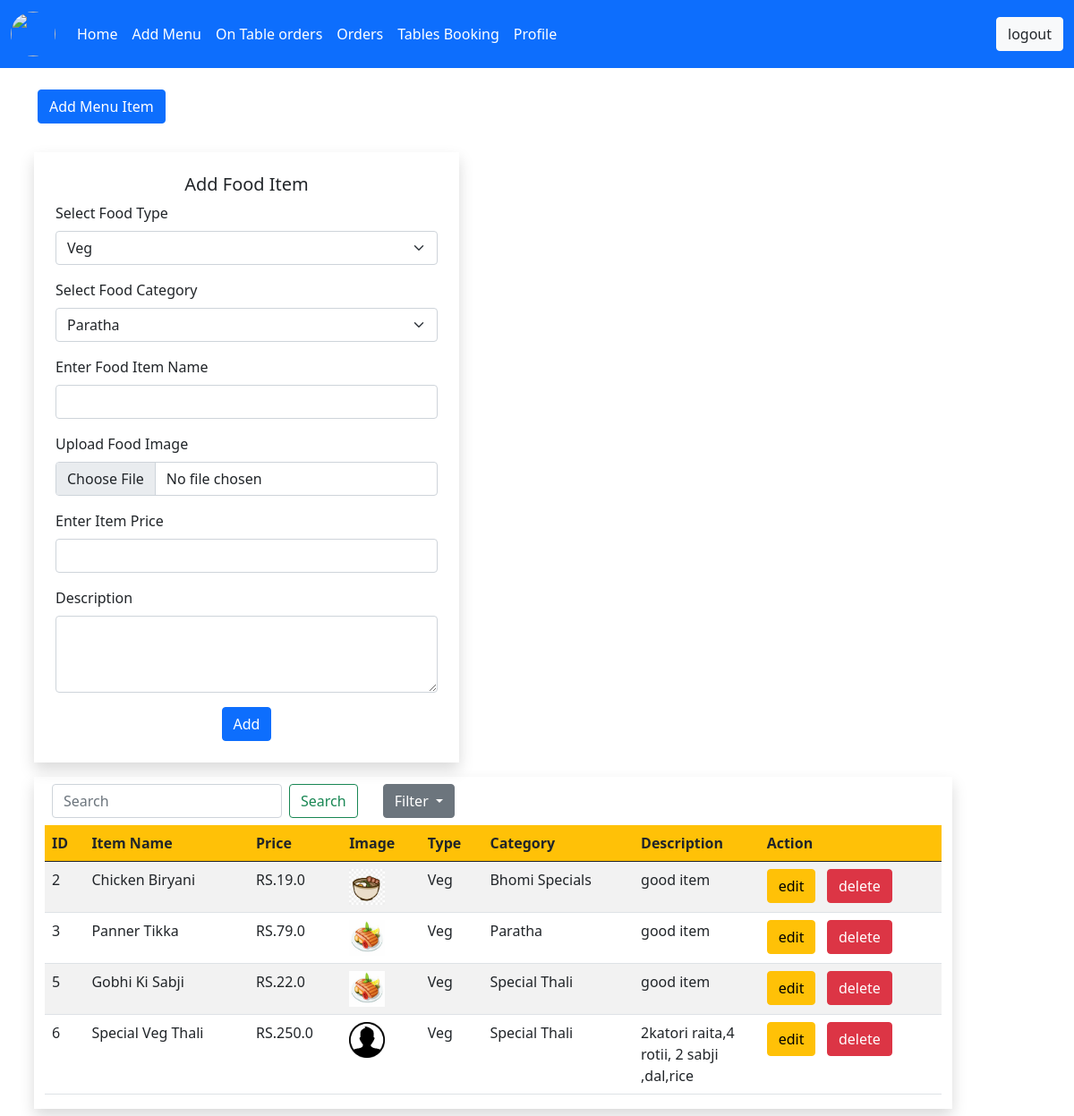
Page /restaurant/menu/add/food_item (signed in) on the committed database.
### restaurant/models.py (models this page shows, shortened)
class food_item(models.Model):
    item_name = models.CharField(max_length=500)
    item_image = models.ImageField(upload_to='item_logo/',default='item_logo/logo.png'  )
    item_price = models.FloatField(max_length=500)
    item_description=models.TextField(max_length=5000,default="good item")
    restaurant_id = models.ForeignKey(restaurant, on_delete=models.CASCADE)
    dish_category = models.ForeignKey(dish_category,on_delete=models.CASCADE)
    dish_type = models.ForeignKey(dish_type,on_delete=models.CASCADE)

class dish_type(models.Model):
    name = models.CharField(max_length=500)
    def __str__(self):
        return self.name

class dish_category(models.Model):
    name = models.CharField(max_length=500)
    rest_id = models.ForeignKey(restaurant, on_delete=models.CASCADE)
    def __str__(self):
        return self.name

### restaurant/views.py (the view)
# urls.py: path('menu/add/food_item',views.add_food_item,name="add_food_item"),
def add_food_item(request):
    if 'restaurant_email' in request.session:
        if request.method == 'POST':
            res_id = restaurant.objects.get(restaurant_email=request.session['restaurant_email'])
            item_name =request.POST['item_name']
            food_image = request.FILES['food_image']
            item_price = request.POST['item_price']
            item_description = request.POST['item_description']
            item_dish_category = dish_category.objects.get(id=int(request.POST['dish_category_id']))
            dish_type_item = dish_type.objects.get(id=int(request.POST['dish_type_id']))
            if food_item.objects.filter(item_name=item_name,restaurant_id=res_id,item_price=item_price,dish_category=item_dish_category,dish_type=dish_type_item).exists():
                messages.success(request, 'This Food is Already Exists !')
                return redirect(add_food_item)
            else:
                data = food_item(item_name=item_name,restaurant_id=res_id,item_image=food_image,item_price=item_price,dish_category=item_dish_category,dish_type=dish_type_item,item_description=item_description)
                data.save()
                messages.success(request,'Food item added succssfully')
                return redirect(add_food_item)
        else:
            res_id = restaurant.objects.get(restaurant_email=request.session['restaurant_email'])
            dish_types = dish_type.objects.all()
            dish_categorys = dish_category.objects.filter(rest_id = res_id)
            if 'search' in request.GET:
                items_data = food_item.objects.filter(item_name__icontains=request.GET['search'],restaurant_id = res_id)
            else:
                items_data = food_item.objects.filter(restaurant_id=res_id)
            return render(request,'restaurant/add_food_item.html',{'dish_type':dish_types,'dish_category':dish_categorys,'food_data':items_data})
    else:
        messages.error(request,'session expired ! Login Again')
        return  redirect(login)

### templates/restaurant/add_food_item.html (shortened to what this page needs)
{% extends 'restaurant/base.html' %}
{% block  content %}
<br>
    <div class="container">
       <a href="{% url 'restaurant_menu' %}" class="btn btn-primary">Add Menu Item</a>
    </div>
    <br>
    <div class="container">
        <div class="row">
            <div class="col-lg-5 shadow p-4 m-2">
                <h5 class="card-title text-center">Add Food Item</h5>
                <form action="{% url 'add_food_item' %}" method="post" enctype="multipart/form-data">
                <label class="form-label">Select Food Type</label>
                 <select class="form-select mb-3" name="dish_type_id" required>
                     {% for dish_type in dish_type %}
                     <option value="{{ dish_type.id }}">{{ dish_type.name }}</option>
                     {% endfor %}
                 </select>
                <label class="form-label">Select Food Category </label>
                <select class="form-select mb-3" name="dish_category_id" required>
                     {% for dish_category in dish_category %}
                     <option value="{{ dish_category.id }}">{{ dish_category.name }}</option>
                     {% endfor %}
                 </select>
                  <div class="mb-3">
                    <label class="form-label">Enter Food Item Name </label>
                    <input type="text" class="form-control" name="item_name" required>
                  </div>
                  <div class="mb-3">
                    <label class="form-label">Upload Food Image</label>
                    <input type="file" class="form-control" name="food_image" required>
                  </div>
                 <div class="mb-3">
                    <label class="form-label">Enter Item Price</label>
                    <input type="number" class="form-control" name="item_price" required>
                  </div>
<div class="mb-3">
                    <label class="form-label">Description</label>
    <textarea rows="3" class="form-control" name="item_description" required></textarea>
                  </div>
                  <center><button type="submit" class="btn btn-primary">Add</button></center>
                </form>
              </div>
            <div class="col-lg-6 shadow  m-2" style="width: 90%;overflow: scroll;">
            <div class="p-2 input-group ">
                 <form class="d-flex " action="{% url 'add_food_item' %}">
                  <input class="form-control me-2" type="search" placeholder="Search" name="search" aria-label="Search">
                  <button class="btn btn-outline-success" type="submit">Search</button>
                </form>&nbsp;&nbsp;&nbsp;
                 <div class="dropdown ml-3">
                  <button class="btn btn-secondary dropdown-toggle" type="button" id="dropdownMenuButton1" data-bs-toggle="dropdown" aria-expanded="false">
                    Filter
                  </button>
                </div>
             </div>
               <table class="table table-striped" style="">
                  <thead class="bg-warning ">
                    <tr>
                      <th scope="col">ID</th>
                      <th scope="col">Item Name</th>
                      <th scope="col">Price</th>
                      <th scope="col">Image</th>
                      <th scope="col">Type</th>
                      <th scope="col">Category</th>
                                              <th scope="col">Description</th>
                      <th scope="col">Action </th>
                    </tr>
                  </thead>
                  <tbody>
                  {%  for food_data in food_data %}
                    <tr>
                      <td>{{ food_data.id }}</td>
                      <td>{{ food_data.item_name }}</td>
                      <td>RS.{{ food_data.item_price }}</td>
                      <td><img src="{{ food_data.item_image.url }}" style="height: 40px;width: 40px;"></td>
                      <td>{{ food_data.dish_type }}</td>
                      <td>{{ food_data.dish_category }}</td>
                                              <td style="overflow:auto;max-width: 100px;">{{ food_data.item_description }}</td>
                        <td>
                        <a href="{% url 'edit_food_item' id=food_data.id %}" class="btn btn-warning">edit</a>
                        <a href="{% url 'delete_food_item' id=food_data.id %}" class="btn btn-danger">delete</a>
                      </td>
                    </tr>
                  {% endfor %}
                  </tbody>
                </table>
            </div>
        </div>
    </div>
{% endblock %}

### rows in the picture
food_item: id "2", item_name "Chicken Biryani", item_price "19.0", item_image (picture), dish_type "Veg", dish_category "Bhomi Specials", item_description "good item"
food_item: id "3", item_name "Panner Tikka", item_price "79.0", item_image (picture), dish_type "Veg", dish_category "Paratha", item_description "good item"
food_item: id "5", item_name "Gobhi Ki Sabji", item_price "22.0", item_image (picture), dish_type "Veg", dish_category "Special Thali", item_description "good item"
food_item: id "6", item_name "Special Veg Thali", item_price "250.0", item_image (placeholder picture), dish_type "Veg", dish_category "Special Thali", item_description "2katori raita,4 rotii, 2 sabji ,dal,rice"

### other values in the picture
form field dish_type_id "Veg"
form field dish_category_id "Paratha"
